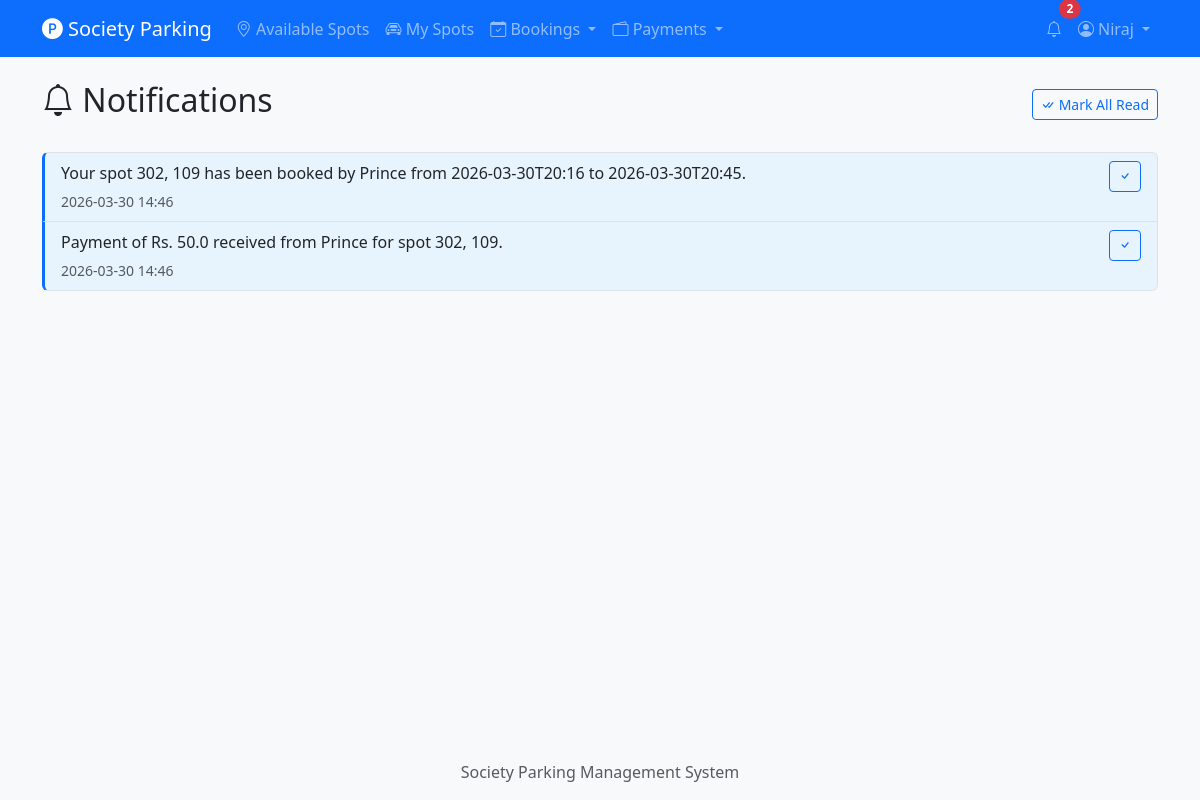
The app's page /notifications (signed in) with its own data.
### tables this page shows
CREATE TABLE users (
    id INTEGER PRIMARY KEY AUTOINCREMENT,
    name TEXT NOT NULL,
    email TEXT UNIQUE NOT NULL,
    password_hash TEXT NOT NULL,
    flat_number TEXT NOT NULL,
    phone TEXT NOT NULL,
    role TEXT NOT NULL DEFAULT 'resident',
    is_active INTEGER NOT NULL DEFAULT 1,
    created_at TIMESTAMP DEFAULT CURRENT_TIMESTAMP
);

CREATE TABLE notifications (
    id INTEGER PRIMARY KEY AUTOINCREMENT,
    user_id INTEGER NOT NULL,
    type TEXT NOT NULL,
    message TEXT NOT NULL,
    is_read INTEGER NOT NULL DEFAULT 0,
    created_at TIMESTAMP DEFAULT CURRENT_TIMESTAMP,
    FOREIGN KEY (user_id) REFERENCES users (id)
);

### routes/notifications.py (the view)
@notifications_bp.route('/notifications')
@login_required
def list_notifications():
    notifs = get_notifications(current_user.id)
    return render_template('notifications/list.html', notifications=notifs)

### db.py (called while the page is built)
def get_db():
    if 'db' not in g:
        g.db = sqlite3.connect(current_app.config['DATABASE'])
        g.db.row_factory = sqlite3.Row
        g.db.execute("PRAGMA foreign_keys = ON")
    return g.db

### models/notification.py (called while the page is built)
def get_notifications(user_id, limit=20):
    db = get_db()
    return db.execute(
        "SELECT * FROM notifications WHERE user_id = ? ORDER BY created_at DESC LIMIT ?",
        (user_id, limit)
    ).fetchall()

def get_unread_count(user_id):
    db = get_db()
    row = db.execute(
        "SELECT COUNT(*) as cnt FROM notifications WHERE user_id = ? AND is_read = 0",
        (user_id,)
    ).fetchone()
    return row['cnt']

### models/user.py (called while the page is built)
def row_to_user(row):
    if row is None:
        return None
    return User(
        id=row['id'], name=row['name'], email=row['email'],
        password_hash=row['password_hash'], flat_number=row['flat_number'],
        phone=row['phone'], role=row['role'], is_active=row['is_active'],
        created_at=row['created_at']
    )

def get_user_by_id(user_id):
    db = get_db()
    row = db.execute("SELECT * FROM users WHERE id = ?", (user_id,)).fetchone()
    return row_to_user(row)

    @property
    def is_active(self):
        return bool(self._is_active)

    @property
    def is_admin(self):
        return self.role == 'admin'

### templates/notifications/list.html (shortened to what this page needs)
{% extends "base.html" %}
{% block content %}
<div class="d-flex justify-content-between align-items-center mb-4">
    <h2><i class="bi bi-bell"></i> Notifications</h2>
    {% if notifications %}
    <a href="{{ url_for('notifications.read_all') }}" class="btn btn-outline-primary btn-sm">
        <i class="bi bi-check-all"></i> Mark All Read
    </a>
    {% endif %}
</div>
{% if notifications %}
<div class="list-group">
    {% for n in notifications %}
    <div class="list-group-item {{ 'notification-unread' if not n['is_read'] else 'notification-read' }}">
        <div class="d-flex justify-content-between align-items-start">
            <div>
                <p class="mb-1">{{ n['message'] }}</p>
                <small class="text-muted">{{ n['created_at'][:16] }}</small>
            </div>
            {% if not n['is_read'] %}
            <a href="{{ url_for('notifications.read_notification', notif_id=n['id']) }}"
               class="btn btn-outline-primary btn-sm">
                <i class="bi bi-check"></i>
            </a>
            {% endif %}
        </div>
    </div>
    {% endfor %}
</div>
{% else %}
<div class="empty-state">
    <i class="bi bi-bell-slash"></i>
    <h4>No notifications</h4>
    <p>You're all caught up!</p>
</div>
{% endif %}
{% endblock %}

### templates/base.html (shortened to what this page needs)
<!DOCTYPE html>
<html lang="en">
<head>
    <link href="https://cdn.jsdelivr.net/npm/bootstrap@5.3.2/dist/css/bootstrap.min.css" rel="stylesheet">
    <link href="https://cdn.jsdelivr.net/npm/bootstrap-icons@1.11.2/font/bootstrap-icons.css" rel="stylesheet">
    <link href="{{ url_for('static', filename='css/style.css') }}" rel="stylesheet">
</head>
<body>
    <nav class="navbar navbar-expand-lg navbar-dark bg-primary">
        <div class="container">
            <a class="navbar-brand" href="{{ url_for('spots.list_spots') }}">
                <i class="bi bi-p-circle-fill"></i> Society Parking
            </a>
            <div class="collapse navbar-collapse" id="navbarNav">
                <ul class="navbar-nav me-auto">
                    <li class="nav-item">
                        <a class="nav-link" href="{{ url_for('spots.list_spots') }}">
                            <i class="bi bi-geo-alt"></i> Available Spots
                        </a>
                    </li>
                    {% if current_user.is_authenticated %}
                    <li class="nav-item">
                        <a class="nav-link" href="{{ url_for('spots.my_spots') }}">
                            <i class="bi bi-car-front"></i> My Spots
                        </a>
                    </li>
                    <li class="nav-item dropdown">
                        <a class="nav-link dropdown-toggle" href="#" role="button" data-bs-toggle="dropdown">
                            <i class="bi bi-calendar-check"></i> Bookings
                        </a>
                    </li>
                    <li class="nav-item dropdown">
                        <a class="nav-link dropdown-toggle" href="#" role="button" data-bs-toggle="dropdown">
                            <i class="bi bi-wallet2"></i> Payments
                        </a>
                    </li>
                    {% endif %}
                </ul>
                <ul class="navbar-nav">
                    {% if current_user.is_authenticated %}
                    <li class="nav-item">
                        <a class="nav-link position-relative" href="{{ url_for('notifications.list_notifications') }}">
                            <i class="bi bi-bell"></i>
                            {% if unread_notification_count > 0 %}
                            <span class="position-absolute top-0 start-100 translate-middle badge rounded-pill bg-danger">
                                {{ unread_notification_count }}
                            </span>
                            {% endif %}
                        </a>
                    </li>
                    <li class="nav-item dropdown">
                        <a class="nav-link dropdown-toggle" href="#" role="button" data-bs-toggle="dropdown">
                            <i class="bi bi-person-circle"></i> {{ current_user.name }}
                        </a>
                    </li>
                    {% endif %}
                </ul>
            </div>
        </div>
    </nav>
    <div class="container mt-4">
        {% block content %}{% endblock %}
    </div>
    <footer class="mt-5 py-3 bg-light text-center text-muted">
        <div class="container">
            Society Parking Management System
        </div>
    </footer>
</body>
</html>

### static/css/style.css (style rules this page uses)
body { min-height: 100vh; display: flex; flex-direction: column; background-color: #f8f9fa; }
.container.mt-4 { flex: 1; }
.notification-unread { background-color: #e8f4fd; border-left: 3px solid #0d6efd; }
.navbar-brand i { font-size: 1.3rem; }

### records on screen
users: name "Niraj"
notifications: message "Your spot 302, 109 has been booked by Prince from 2026-03-30T20:16 to 2026-03-30T20:45.", created_at "2026-03-30 14:46"
notifications: message "Payment of Rs. 50.0 received from Prince for spot 302, 109.", created_at "2026-03-30 14:46"

### other values on screen
{{ unread_notification_count }} "2"
